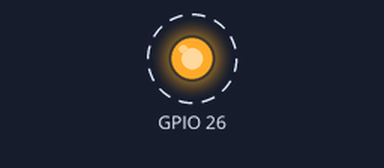
Recording of a program running on a simulated Raspberry Pi (BCM pin numbers). Parts: output pins drawn as LEDs (lit = HIGH). Dashed ring = blinking. What the program prints to the terminal is not drawn. At 6.0 s the program stops and its outputs stay as they are.

Above: at 0.5 s.
Timing chart, 0 to 4.6 s (numbered marks = the images above):
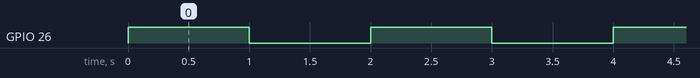

The program:

active_buzzer.py
```python
import time
import RPi.GPIO as GPIO
GPIO.setmode(GPIO.BCM)
GPIO.setup(26, GPIO.OUT)
for loop in range(0,3):
        print (loop)

        GPIO.output(26, True)
        time.sleep(1)
        GPIO.output(26, False)
        time.sleep(1)
GPIO.cleanup()
```

Measured:
- by itself, GPIO 26: alternates HIGH for 1.0 s and LOW for 1.0 s, 6 changes in all, then stays LOW
